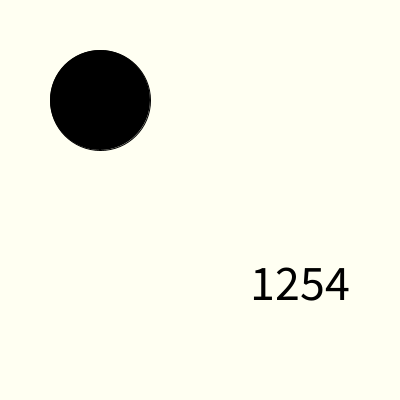
Frame 1 (no input)
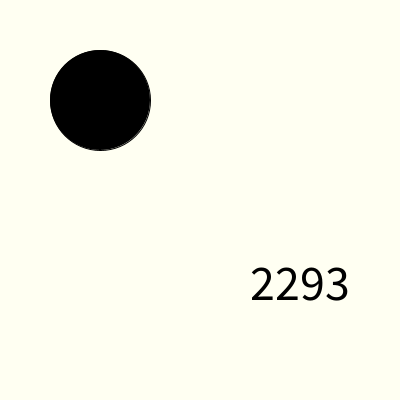
Frame 60 (the mouse pressed at the canvas centre just before this capture)
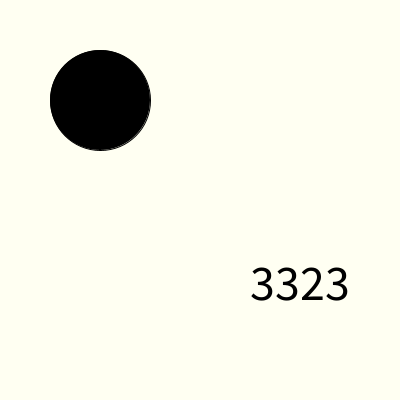
Frame 120 (the mouse held since frame 60 and released just before this capture)

The Processing sketch that drew these frames (run headless with seeded random() and noise(); from frame 60 on, the mouse is pressed at the canvas centre):

// Processing sketch: week13_1_music_game_bonus_effect
// ── week13_1_music_game_bonus_effect.pde
//時間到 or 按鍵得分時, 閃一下
void setup(){
  size(400,400);
}
int BonusT=0;
void draw(){
  background(#FFFFF2);
  fill(0);
  ellipse(100,100,100,100);
  if(BonusT>0){
    fill(255,255,0);
    ellipse(100,100,100+BonusT/2, 100+BonusT/2);
    BonusT-=2;
  }
  textSize(50);
  fill(0);
  text(millis(), 250,300);
}
void keyPressed(){
  if(keyCode==RIGHT) BonusT=60;
}
